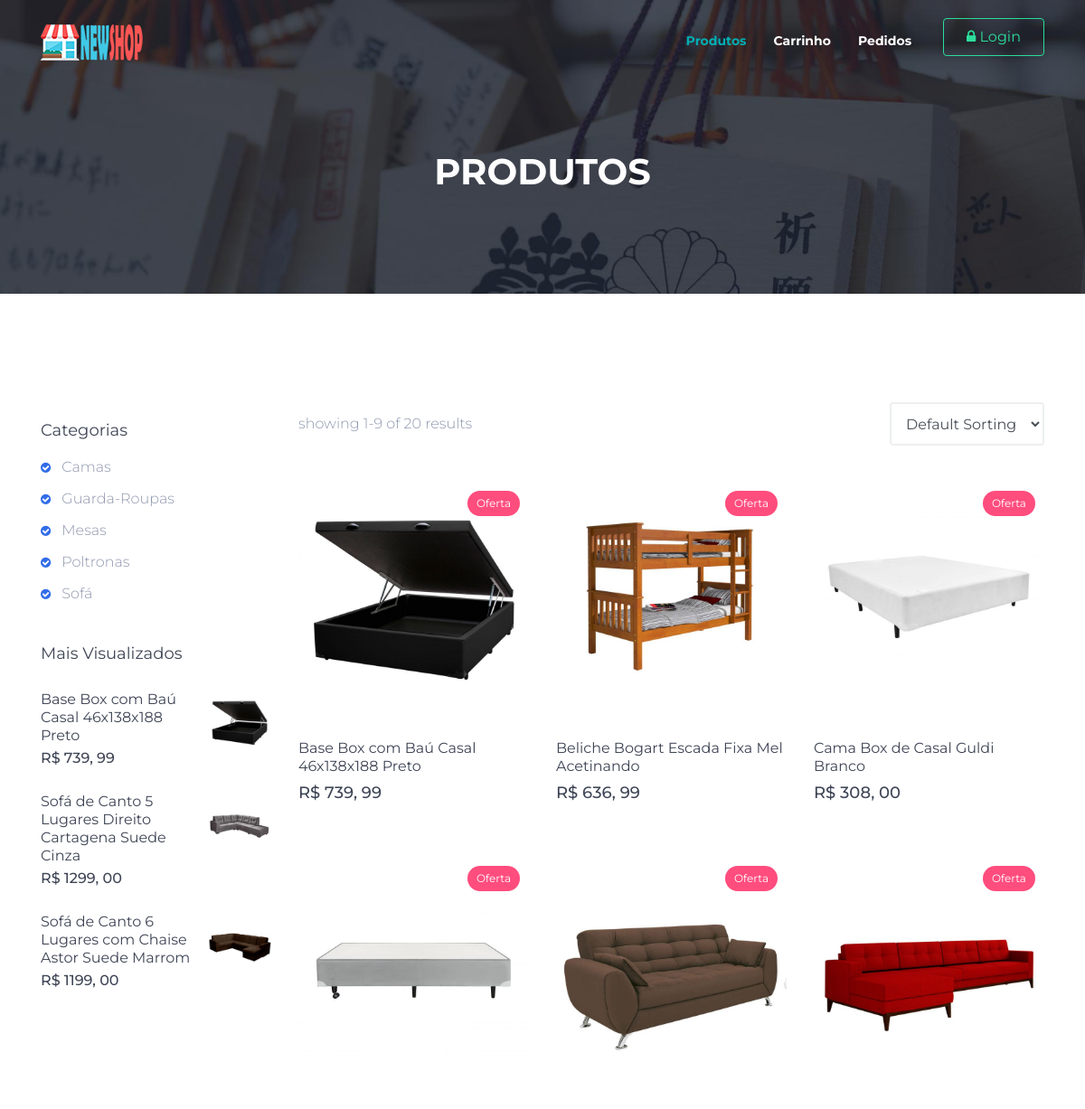
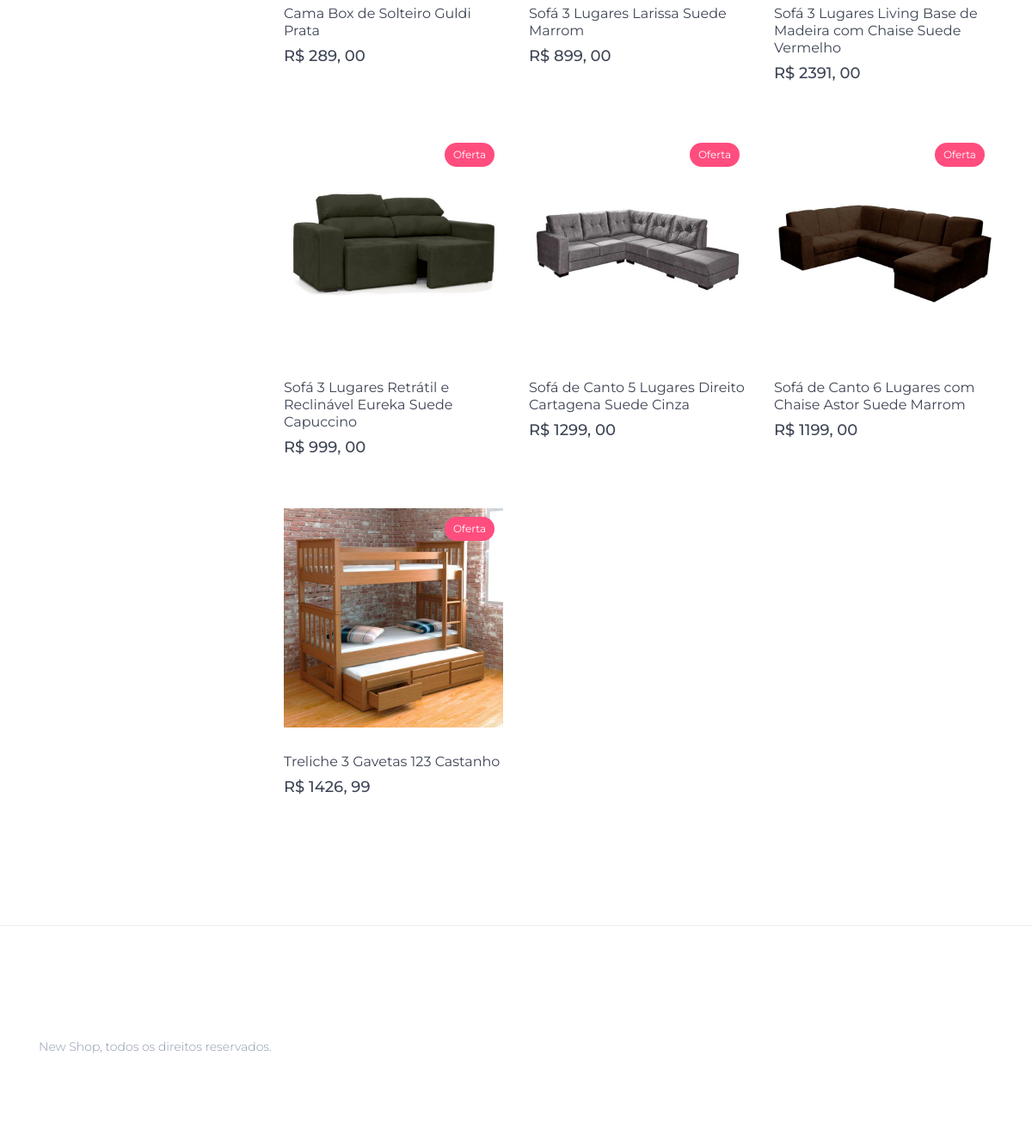
The page / on the database its author committed (2 pictures, top to bottom).
### tables this page shows
CREATE TABLE IF NOT EXISTS `categoria` (
  `id` int(11) NOT NULL AUTO_INCREMENT,
  `nome` varchar(50) NOT NULL,
  `status` int(11) NOT NULL DEFAULT '1' COMMENT '0: inativo / 1: ativo',
  `registrado_por` int(11) NOT NULL,
  `data_registro` datetime NOT NULL,
  `modificado_por` int(11) DEFAULT NULL,
  `data_modificacao` datetime DEFAULT NULL,
  PRIMARY KEY (`id`),
  KEY `nome` (`nome`)
);

CREATE TABLE IF NOT EXISTS `produto` (
  `id` int(11) NOT NULL AUTO_INCREMENT,
  `nome` varchar(150) NOT NULL,
  `descricao` text NOT NULL,
  `imagem` varchar(50) NOT NULL,
  `preco` decimal(10,2) NOT NULL,
  `visualizacao` int(11) DEFAULT '0',
  `status` int(11) NOT NULL COMMENT '0: inativo / 1: ativo',
  `registrado_por` int(11) NOT NULL,
  `data_registro` datetime NOT NULL,
  `modificado_por` int(11) DEFAULT NULL,
  `data_modificacao` datetime DEFAULT NULL,
  PRIMARY KEY (`id`),
  KEY `nome` (`nome`),
  KEY `preco` (`preco`)
);

### application/controllers/Index.php (called while the page is built, shortened)
<?php
class Index extends CI_Controller
{
    function __construct()
    {
        $this->load->model( 'index_db' );
    }
    public function index( $categoria_id = null )
    {
        $where['categoria_id'] = $categoria_id;
        $order_by = "";
        $dados['produtos'] = $this->index_db->produtos( $where, $order_by );
        $dados['categorias'] = $this->index_db->categorias();
        $dados['populares'] = $this->index_db->populares();
        $this->load->view( 'index', $dados );
    }
}

### index.php (called while the page is built, shortened)
<?php
require_once BASEPATH.'core/CodeIgniter.php';

### application/models/Index_db.php (called while the page is built, shortened)
<?php
class Index_db extends CI_Model
{
    public function produtos( $where, $order_by )
    {
        $orde = ( !empty( $order_by ) )? $order_by : "produto.nome";
        $wher = "produto.status = '1'";
        $select = "produto.id, produto.nome, produto.descricao, produto.imagem, CONCAT('R$ ', REPLACE(produto.preco, '.', ',')) as preco";
        $this->db->select( $select );
        $this->db->from( 'produto');
        $this->db->where( $wher );
        $this->db->order_by( $orde );
        $query = $this->db->get();
        return $query->result();
    }
    public function categorias()
    {
        $select = "categoria.id, categoria.nome";
        $this->db->select( $select );
        $this->db->from( 'categoria');
        $this->db->where( "categoria.status = 1" );
        $this->db->order_by( 'categoria.nome' );
        $query = $this->db->get();
        return $query->result();
    }
    public function populares()
    {
        $select = "produto.id, produto.nome, produto.imagem, CONCAT( 'R$ ', REPLACE( produto.preco,'.',',' ) ) as preco";
        $this->db->select( $select );
        $this->db->from( 'produto' );
        $this->db->where( "produto.status = 1" );
        $this->db->limit(3);
        $this->db->order_by('visualizacao');
        $query = $this->db->get();
        return $query->result();
    }
}

### application/views/index.php (the view, shortened to what this page needs)
<body class="">
    <div id="main-wrapper">
        <div class="page-wrapper">
            <div class="container-fluid">
                <div class="banner-innerpage" style="background-image:url(<?php echo base_url('assets/images/banner-bg4.jpg'); ?>">
                    <div class="container">
                        <div class="row justify-content-center ">
                            <div class="col-md-6 align-self-center text-center" data-aos="fade-down" data-aos-duration="1200">
                                <h1 class="title">Produtos</h1>
                            </div>
                        </div>
                    </div>
                </div>
                <div class="spacer">
                    <div class="container">
                        <div class="row m-t-30">
                            <div class="col-lg-3">
                                <div class="m-b-40">
                                    <h5 class="title">Categorias</h5>
                                    <ul class="list-icons">
                                        <?php if( !empty( $categorias ) ): ?>
                                            <?php foreach( $categorias as $categoria ): ?>
                                                <li><a href="<?php echo base_url("index/index/$categoria->id") ?>"><i class="fa fa-check-circle text-themecolor"></i> <?php echo $categoria->nome ?></a></li>
                                            <?php endforeach; ?>
                                        <?php else: ?>
                                            <h4 class="col-md-12 text-info">Não há produtos registrados!</h4>
                                        <?php endif; ?>
                                    </ul>
                                </div>
                                <div class="m-b-40">
                                    <h5 class="title m-b-30">Mais Visualizados</h5>
                                    <?php foreach( $populares as $popular ): ?>
                                        <div class="d-flex no-block m-b-20 m-t-20">
                                            <div class="btext m-r-10">
                                                <h6 class="m-b-0"><a href="<?php echo base_url( "index/produto/$popular->id" ); ?>" class="link"><?php echo $popular->nome ?></a></h6>
                                                <h6 class="font-medium m-t-5"><?php echo $popular->preco ?></h6>
                                            </div>
                                            <div class="thumb ml-auto"><a href="<?php echo base_url( "index/produto/$popular->id" ); ?>"><img src="<?php echo base_url( "admin/uploads/$popular->imagem" ); ?>" alt="wrapkit" width="70"></a></div>
                                        </div>
                                    <?php endforeach; ?>
                                </div>
                            </div>
                            <div class="col-lg-9">
                                <div class="d-flex m-b-40">
                                    <span class="align-self-center">showing 1-9 of 20 results</span>
                                    <div class="align-self-center ml-auto">
                                        <select class="form-control col-12" id="inlineFormCustomSelect">
                                            <option selected="">Default Sorting</option>
                                        </select>
                                    </div>
                                </div>
                                <div class="row shop-listing">
                                    <?php if( !empty( $produtos ) ): ?>
                                        <?php foreach( $produtos as $produto ): ?>
                                        <div class="col-lg-4">
                                            <div class="card shop-hover">
                                                <img src="<?php echo base_url( "admin/uploads/$produto->imagem" ); ?>" alt="wrapkit" class="img-fluid" />
                                                <span class="label label-rounded label-danger">Oferta</span>
                                            </div>
                                            <div class="card">
                                                <h6><a href="#" class="link"><?php echo $produto->nome ?> </a></h6>
                                                <h5 class="font-medium m-b-30"><?php echo $produto->preco ?></h5>
                                            </div>
                                        </div>
                                        <?php endforeach; ?>
                                    <?php else: ?>
                                        <h4 class="col-md-12 text-info m-t-40 text-center">Não há produtos disponíveis para esta categoria no momento!</h4>
                                    <?php endif; ?>
                                </div>
                            </div>
                        </div>
                    </div>
                </div>
            </div>
        </div>
    </div>
</body>
</html>

### assets/css/style.css (style rules this page uses)
* { outline: none; }
body { background: #ffffff; font-family: "Montserrat", sans-serif; margin: 0; overflow-x: hidden; color: #8d97ad; font-weight: 300; }
html { position: relative; min-height: 100%; background: #ffffff; }
a.link { color: #3e4555; }
h1, h2, h3, h4, h5, h6 { color: #3e4555; font-family: "Montserrat", sans-serif; }
h1 { line-height: 40px; font-size: 36px; }
h5 { line-height: 22px; font-size: 18px; font-weight: 400; }
h6 { line-height: 20px; font-size: 16px; font-weight: 400; }
html body .m-r-10 { margin-right: 10px; }
html body .m-t-5 { margin-top: 5px; }
html body .m-t-20 { margin-top: 20px; }
html body .m-t-30 { margin-top: 30px; }
html body .m-b-0 { margin-bottom: 0px; }
html body .m-b-20 { margin-bottom: 20px; }
html body .m-b-30 { margin-bottom: 30px; }
html body .m-b-40 { margin-bottom: 40px; }
html body .font-medium { font-weight: 500; }
html body .text-themecolor { color: #316ce8; }
.label { padding: 3px 15px; color: #ffffff; font-weight: 400; border-radius: 4px; font-size: 75%; }
.label-rounded { border-radius: 60px; }
.label-danger { background-color: #ff4d7e; }
.page-wrapper { padding-top: 0px; }
#main-wrapper { overflow: hidden; }
.container-fluid { padding: 0px; }
.spacer { padding: 90px 0; }
.title { margin: 20px 0 15px; }
.card { border: 0px; margin-bottom: 30px; }
.form-control { padding: .75rem; border: 2px solid rgba(120, 130, 140, 0.13); }
select.form-control:not([size]):not([multiple]) { height: calc(2.25rem + 12px); }
ul.list-icons { margin: 0px; padding: 0px; }
ul.list-icons li { list-style: none; line-height: 30px; margin: 5px 0; -webkit-transition: 0.2s ease-in; -o-transition: 0.2s ease-in; transition: 0.2s ease-in; }
ul.list-icons li a { color: #8d97ad; }
ul.list-icons li i { font-size: 13px; padding-right: 8px; }
.banner-innerpage { padding: 150px 0 100px; background-size: cover; background-position: center center; }
.banner-innerpage .title { color: #ffffff; text-transform: uppercase; font-weight: 700; font-size: 40px; line-height: 40px; }
.shop-listing .shop-hover { position: relative; }
.shop-listing .shop-hover .label { padding: 5px 10px; position: absolute; top: 10px; right: 10px; }

### rows shown on the page
categoria: nome "Camas"
categoria: nome "Guarda-Roupas"
categoria: nome "Mesas"
categoria: nome "Poltronas"
categoria: nome "Sofá"
produto: nome "Base Box com Baú Casal 46x138x188 Preto", preco "R$ 739, 99", imagem (picture)
produto: nome "Sofá de Canto 5 Lugares Direito Cartagena Suede Cinza", preco "R$ 1299, 00", imagem (picture)
produto: nome "Sofá de Canto 6 Lugares com Chaise Astor Suede Marrom", preco "R$ 1199, 00", imagem (picture)
produto: imagem (picture), nome "Beliche Bogart Escada Fixa Mel Acetinando", preco "R$ 636, 99"
produto: imagem (picture), nome "Cama Box de Casal Guldi Branco", preco "R$ 308, 00"
produto: imagem (picture), nome "Cama Box de Solteiro Guldi Prata", preco "R$ 289, 00"
produto: imagem (picture), nome "Sofá 3 Lugares Larissa Suede Marrom", preco "R$ 899, 00"
produto: imagem (picture), nome "Sofá 3 Lugares Living Base de Madeira com Chaise Suede Vermelho", preco "R$ 2391, 00"
produto: imagem (picture), nome "Sofá 3 Lugares Retrátil e Reclinável Eureka Suede Capuccino", preco "R$ 999, 00"
produto: imagem (picture), nome "Treliche 3 Gavetas 123 Castanho", preco "R$ 1426, 99"
